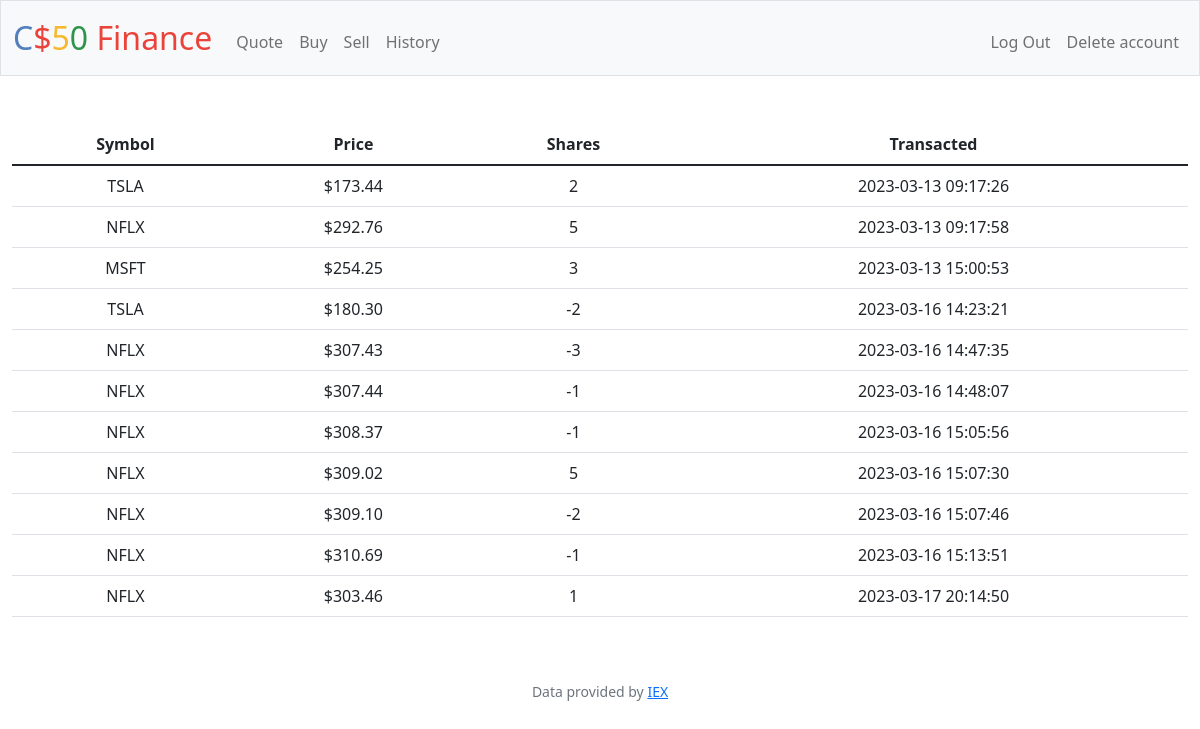
The page /history (signed in) on the database its author committed.
### tables this page shows
CREATE TABLE history (id INTEGER PRIMARY KEY NOT NULL UNIQUE, symbol TEXT NOT NULL, shares INTEGER NOT NULL, price REAL NOT NULL, time DEFAULT CURRENT_TIMESTAMP, people id INTEGER NOT NULL REFERENCES users (id));

### app.py (the view)
@app.route("/history")
@login_required
def history():
    historyresults = db.execute('SELECT symbol, shares, price, time FROM history WHERE people = ?', int(session.get('user_id')))
    return render_template('history.html', usd=usd, historyresults=historyresults)

### app.py (called while the page is built)
@app.after_request
def after_request(response):
    response.headers["Cache-Control"] = "no-cache, no-store, must-revalidate"
    response.headers["Expires"] = 0
    response.headers["Pragma"] = "no-cache"
    return response

### helpers.py (called while the page is built)
def login_required(f):
    @wraps(f)
    def decorated_function(*args, **kwargs):
        if session.get("user_id") is None:
            return redirect("/login")
        return f(*args, **kwargs)
    return decorated_function

def usd(value):
    return f"${value:,.2f}"

### templates/history.html (shortened to what this page needs)
{% extends 'layout.html' %}
{% block main %}
<table class="table">
    <thead>
      <tr>
        <th scope="col">Symbol</th>
        <th scope="col">Price</th>
        <th scope="col">Shares</th>
        <th scope="col">Transacted</th>
      </tr>
    </thead>
    <tbody>
      {% for result in historyresults %}
      <tr>
        <td>{{ result['symbol'] }}</td>
        <td>{{ usd(result['price']) }}</td>
        <td>{{ result['shares'] }}</td>
        <td>{{ result['time'] }}</td>
      </tr>
      {% endfor %}
    </tbody>
  </table>
{% endblock %}

### templates/layout.html (shortened to what this page needs)
<!DOCTYPE html>
<html lang="en">
    <head>
        <link href="https://cdn.jsdelivr.net/npm/bootstrap@5.1.3/dist/css/bootstrap.min.css" rel="stylesheet">
        <link href="/static/styles.css" rel="stylesheet">
    </head>
    <body>
        <nav class="bg-light border navbar navbar-expand-md navbar-light">
            <div class="container-fluid">
                <a class="navbar-brand" href="/"><span class="blue">C</span><span class="red">$</span><span class="yellow">5</span><span class="green">0</span> <span class="red">Finance</span></a>
                <div class="collapse navbar-collapse" id="navbar">
                    {% if session["user_id"] %}
                        <ul class="navbar-nav me-auto mt-2">
                            <li class="nav-item"><a class="nav-link" href="/quote">Quote</a></li>
                            <li class="nav-item"><a class="nav-link" href="/buy">Buy</a></li>
                            <li class="nav-item"><a class="nav-link" href="/sell">Sell</a></li>
                            <li class="nav-item"><a class="nav-link" href="/history">History</a></li>
                        </ul>
                        <ul class="navbar-nav ms-auto mt-2">
                            <li class="nav-item"><a class="nav-link" href="/logout">Log Out</a></li>
                            <li class="nav-item"><a class="nav-link" href="/delete">Delete account</a></li>
                        </ul>
                    {% else %}
                        <ul class="navbar-nav ms-auto mt-2">
                            <li class="nav-item"><a class="nav-link" href="/register">Register</a></li>
                            <li class="nav-item"><a class="nav-link" href="/login">Log In</a></li>
                        </ul>
                    {% endif %}
                </div>
            </div>
        </nav>
        <main class="container-fluid py-5 text-center">
            {% block main %}{% endblock %}
        </main>
        <footer class="mb-5 small text-center text-muted">
            Data provided by <a href="https://iexcloud.io/">IEX</a>
        </footer>
    </body>
</html>

### static/styles.css (style rules this page uses)
nav .navbar-brand { font-size: xx-large; }
nav .navbar-brand .blue { color: #537fbe; }
nav .navbar-brand .red { color: #ea433b; }
nav .navbar-brand .yellow { color: #f5b82e; }
nav .navbar-brand .green { color: #2e944b; }

### rows shown on the page
history: symbol "TSLA", price "$173.44", shares "2", time "2023-03-13 09:17:26"
history: symbol "NFLX", price "$292.76", shares "5", time "2023-03-13 09:17:58"
history: symbol "MSFT", price "$254.25", shares "3", time "2023-03-13 15:00:53"
history: symbol "TSLA", price "$180.30", shares "-2", time "2023-03-16 14:23:21"
history: symbol "NFLX", price "$307.43", shares "-3", time "2023-03-16 14:47:35"
history: symbol "NFLX", price "$307.44", shares "-1", time "2023-03-16 14:48:07"
history: symbol "NFLX", price "$308.37", shares "-1", time "2023-03-16 15:05:56"
history: symbol "NFLX", price "$309.02", shares "5", time "2023-03-16 15:07:30"
history: symbol "NFLX", price "$309.10", shares "-2", time "2023-03-16 15:07:46"
history: symbol "NFLX", price "$310.69", shares "-1", time "2023-03-16 15:13:51"
history: symbol "NFLX", price "$303.46", shares "1", time "2023-03-17 20:14:50"
